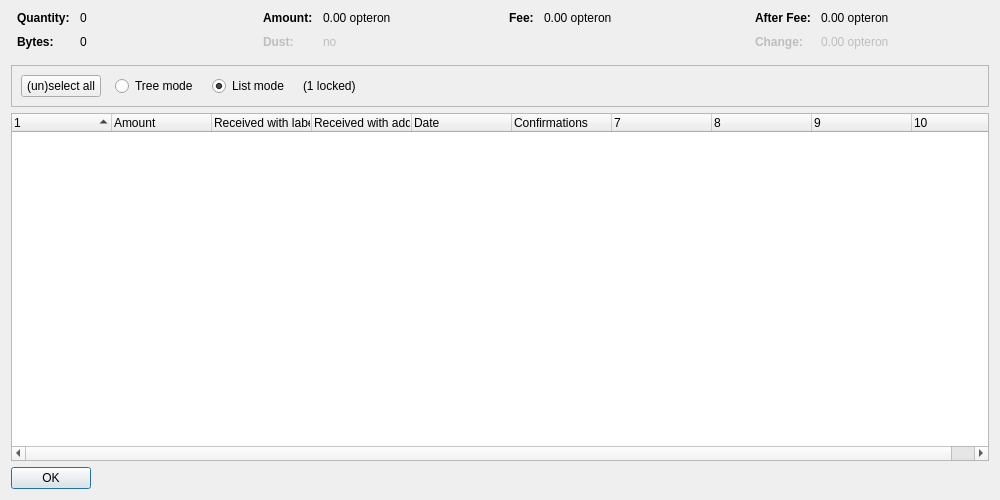
<?xml version="1.0" encoding="UTF-8"?>
<ui version="4.0">
 <class>CoinControlDialog</class>
 <widget class="QDialog" name="CoinControlDialog">
  <property name="geometry">
   <rect>
    <x>0</x>
    <y>0</y>
    <width>1000</width>
    <height>500</height>
   </rect>
  </property>
  <property name="windowTitle">
   <string>Coin Selection</string>
  </property>
  <layout class="QVBoxLayout" name="verticalLayout">
   <item>
    <layout class="QHBoxLayout" name="horizontalLayoutTop" stretch="0,0,0,0">
     <property name="topMargin">
      <number>0</number>
     </property>
     <property name="bottomMargin">
      <number>10</number>
     </property>
     <item>
      <layout class="QFormLayout" name="formLayoutCoinControl1">
       <property name="horizontalSpacing">
        <number>10</number>
       </property>
       <property name="verticalSpacing">
        <number>10</number>
       </property>
       <property name="leftMargin">
        <number>6</number>
       </property>
       <property name="rightMargin">
        <number>6</number>
       </property>
       <item row="0" column="0">
        <widget class="QLabel" name="labelCoinControlQuantityText">
         <property name="font">
          <font>
           <weight>75</weight>
           <bold>true</bold>
          </font>
         </property>
         <property name="text">
          <string>Quantity:</string>
         </property>
        </widget>
       </item>
       <item row="0" column="1">
        <widget class="QLabel" name="labelCoinControlQuantity">
         <property name="cursor">
          <cursorShape>IBeamCursor</cursorShape>
         </property>
         <property name="contextMenuPolicy">
          <enum>Qt::ActionsContextMenu</enum>
         </property>
         <property name="text">
          <string notr="true">0</string>
         </property>
         <property name="textInteractionFlags">
          <set>Qt::LinksAccessibleByMouse|Qt::TextSelectableByKeyboard|Qt::TextSelectableByMouse</set>
         </property>
        </widget>
       </item>
       <item row="1" column="0">
        <widget class="QLabel" name="labelCoinControlBytesText">
         <property name="font">
          <font>
           <weight>75</weight>
           <bold>true</bold>
          </font>
         </property>
         <property name="text">
          <string>Bytes:</string>
         </property>
        </widget>
       </item>
       <item row="1" column="1">
        <widget class="QLabel" name="labelCoinControlBytes">
         <property name="cursor">
          <cursorShape>IBeamCursor</cursorShape>
         </property>
         <property name="contextMenuPolicy">
          <enum>Qt::ActionsContextMenu</enum>
         </property>
         <property name="text">
          <string notr="true">0</string>
         </property>
         <property name="textInteractionFlags">
          <set>Qt::LinksAccessibleByMouse|Qt::TextSelectableByKeyboard|Qt::TextSelectableByMouse</set>
         </property>
        </widget>
       </item>
      </layout>
     </item>
     <item>
      <layout class="QFormLayout" name="formLayoutCoinControl2">
       <property name="horizontalSpacing">
        <number>10</number>
       </property>
       <property name="verticalSpacing">
        <number>10</number>
       </property>
       <property name="leftMargin">
        <number>6</number>
       </property>
       <property name="rightMargin">
        <number>6</number>
       </property>
       <item row="0" column="0">
        <widget class="QLabel" name="labelCoinControlAmountText">
         <property name="font">
          <font>
           <weight>75</weight>
           <bold>true</bold>
          </font>
         </property>
         <property name="text">
          <string>Amount:</string>
         </property>
        </widget>
       </item>
       <item row="0" column="1">
        <widget class="QLabel" name="labelCoinControlAmount">
         <property name="cursor">
          <cursorShape>IBeamCursor</cursorShape>
         </property>
         <property name="contextMenuPolicy">
          <enum>Qt::ActionsContextMenu</enum>
         </property>
         <property name="text">
          <string notr="true">0.00 opteron</string>
         </property>
         <property name="textInteractionFlags">
          <set>Qt::LinksAccessibleByMouse|Qt::TextSelectableByKeyboard|Qt::TextSelectableByMouse</set>
         </property>
        </widget>
       </item>
       <item row="1" column="0">
        <widget class="QLabel" name="labelCoinControlLowOutputText">
         <property name="enabled">
          <bool>false</bool>
         </property>
         <property name="font">
          <font>
           <weight>75</weight>
           <bold>true</bold>
          </font>
         </property>
         <property name="text">
          <string>Dust:</string>
         </property>
        </widget>
       </item>
       <item row="1" column="1">
        <widget class="QLabel" name="labelCoinControlLowOutput">
         <property name="enabled">
          <bool>false</bool>
         </property>
         <property name="cursor">
          <cursorShape>IBeamCursor</cursorShape>
         </property>
         <property name="contextMenuPolicy">
          <enum>Qt::ActionsContextMenu</enum>
         </property>
         <property name="text">
          <string notr="true">no</string>
         </property>
         <property name="textInteractionFlags">
          <set>Qt::LinksAccessibleByMouse|Qt::TextSelectableByKeyboard|Qt::TextSelectableByMouse</set>
         </property>
        </widget>
       </item>
      </layout>
     </item>
     <item>
      <layout class="QFormLayout" name="formLayoutCoinControl3">
       <property name="horizontalSpacing">
        <number>10</number>
       </property>
       <property name="verticalSpacing">
        <number>10</number>
       </property>
       <property name="leftMargin">
        <number>6</number>
       </property>
       <property name="rightMargin">
        <number>6</number>
       </property>
       <item row="0" column="0">
        <widget class="QLabel" name="labelCoinControlFeeText">
         <property name="font">
          <font>
           <weight>75</weight>
           <bold>true</bold>
          </font>
         </property>
         <property name="text">
          <string>Fee:</string>
         </property>
        </widget>
       </item>
       <item row="0" column="1">
        <widget class="QLabel" name="labelCoinControlFee">
         <property name="cursor">
          <cursorShape>IBeamCursor</cursorShape>
         </property>
         <property name="contextMenuPolicy">
          <enum>Qt::ActionsContextMenu</enum>
         </property>
         <property name="text">
          <string notr="true">0.00 opteron</string>
         </property>
         <property name="textInteractionFlags">
          <set>Qt::LinksAccessibleByMouse|Qt::TextSelectableByKeyboard|Qt::TextSelectableByMouse</set>
         </property>
        </widget>
       </item>
      </layout>
     </item>
     <item>
      <layout class="QFormLayout" name="formLayoutCoinControl4">
       <property name="horizontalSpacing">
        <number>10</number>
       </property>
       <property name="verticalSpacing">
        <number>10</number>
       </property>
       <property name="leftMargin">
        <number>6</number>
       </property>
       <property name="rightMargin">
        <number>6</number>
       </property>
       <item row="0" column="0">
        <widget class="QLabel" name="labelCoinControlAfterFeeText">
         <property name="font">
          <font>
           <weight>75</weight>
           <bold>true</bold>
          </font>
         </property>
         <property name="text">
          <string>After Fee:</string>
         </property>
        </widget>
       </item>
       <item row="0" column="1">
        <widget class="QLabel" name="labelCoinControlAfterFee">
         <property name="cursor">
          <cursorShape>IBeamCursor</cursorShape>
         </property>
         <property name="contextMenuPolicy">
          <enum>Qt::ActionsContextMenu</enum>
         </property>
         <property name="text">
          <string notr="true">0.00 opteron</string>
         </property>
         <property name="textInteractionFlags">
          <set>Qt::LinksAccessibleByMouse|Qt::TextSelectableByKeyboard|Qt::TextSelectableByMouse</set>
         </property>
        </widget>
       </item>
       <item row="1" column="0">
        <widget class="QLabel" name="labelCoinControlChangeText">
         <property name="enabled">
          <bool>false</bool>
         </property>
         <property name="font">
          <font>
           <weight>75</weight>
           <bold>true</bold>
          </font>
         </property>
         <property name="text">
          <string>Change:</string>
         </property>
        </widget>
       </item>
       <item row="1" column="1">
        <widget class="QLabel" name="labelCoinControlChange">
         <property name="enabled">
          <bool>false</bool>
         </property>
         <property name="cursor">
          <cursorShape>IBeamCursor</cursorShape>
         </property>
         <property name="contextMenuPolicy">
          <enum>Qt::ActionsContextMenu</enum>
         </property>
         <property name="text">
          <string notr="true">0.00 opteron</string>
         </property>
         <property name="textInteractionFlags">
          <set>Qt::LinksAccessibleByMouse|Qt::TextSelectableByKeyboard|Qt::TextSelectableByMouse</set>
         </property>
        </widget>
       </item>
      </layout>
     </item>
    </layout>
   </item>
   <item>
    <widget class="QFrame" name="frame">
     <property name="minimumSize">
      <size>
       <width>0</width>
       <height>40</height>
      </size>
     </property>
     <property name="frameShape">
      <enum>QFrame::StyledPanel</enum>
     </property>
     <property name="frameShadow">
      <enum>QFrame::Sunken</enum>
     </property>
     <layout class="QHBoxLayout" name="horizontalLayout">
      <item>
       <layout class="QHBoxLayout" name="horizontalLayoutPanel" stretch="0,0,0,0,0">
        <property name="spacing">
         <number>14</number>
        </property>
        <item>
         <widget class="QPushButton" name="pushButtonSelectAll">
          <property name="sizePolicy">
           <sizepolicy hsizetype="Maximum" vsizetype="Fixed">
            <horstretch>0</horstretch>
            <verstretch>0</verstretch>
           </sizepolicy>
          </property>
          <property name="text">
           <string>(un)select all</string>
          </property>
          <property name="autoDefault">
           <bool>false</bool>
          </property>
         </widget>
        </item>
        <item>
         <widget class="QRadioButton" name="radioTreeMode">
          <property name="sizePolicy">
           <sizepolicy hsizetype="Maximum" vsizetype="Fixed">
            <horstretch>0</horstretch>
            <verstretch>0</verstretch>
           </sizepolicy>
          </property>
          <property name="text">
           <string>Tree mode</string>
          </property>
         </widget>
        </item>
        <item>
         <widget class="QRadioButton" name="radioListMode">
          <property name="sizePolicy">
           <sizepolicy hsizetype="Maximum" vsizetype="Fixed">
            <horstretch>0</horstretch>
            <verstretch>0</verstretch>
           </sizepolicy>
          </property>
          <property name="text">
           <string>List mode</string>
          </property>
          <property name="checked">
           <bool>true</bool>
          </property>
         </widget>
        </item>
        <item>
         <widget class="QLabel" name="labelLocked">
          <property name="text">
           <string notr="true">(1 locked)</string>
          </property>
         </widget>
        </item>
        <item>
         <spacer name="horizontalSpacer">
          <property name="orientation">
           <enum>Qt::Horizontal</enum>
          </property>
          <property name="sizeHint" stdset="0">
           <size>
            <width>40</width>
            <height>20</height>
           </size>
          </property>
         </spacer>
        </item>
       </layout>
      </item>
     </layout>
    </widget>
   </item>
   <item>
    <widget class="CoinControlTreeWidget" name="treeWidget">
     <property name="contextMenuPolicy">
      <enum>Qt::CustomContextMenu</enum>
     </property>
     <property name="sortingEnabled">
      <bool>false</bool>
     </property>
     <property name="columnCount">
      <number>10</number>
     </property>
     <attribute name="headerShowSortIndicator" stdset="0">
      <bool>true</bool>
     </attribute>
     <attribute name="headerStretchLastSection">
      <bool>false</bool>
     </attribute>
     <column>
      <property name="text">
       <string/>
      </property>
     </column>
     <column>
      <property name="text">
       <string>Amount</string>
      </property>
     </column>
     <column>
      <property name="text">
       <string>Received with label</string>
      </property>
     </column>
     <column>
      <property name="text">
       <string>Received with address</string>
      </property>
     </column>
     <column>
      <property name="text">
       <string>Date</string>
      </property>
     </column>
     <column>
      <property name="text">
       <string>Confirmations</string>
      </property>
      <property name="toolTip">
       <string>Confirmed</string>
      </property>
     </column>
     <column>
      <property name="text">
       <string/>
      </property>
     </column>
     <column>
      <property name="text">
       <string/>
      </property>
     </column>
     <column>
      <property name="text">
       <string/>
      </property>
     </column>
     <column>
      <property name="text">
       <string/>
      </property>
     </column>
    </widget>
   </item>
   <item>
    <widget class="QDialogButtonBox" name="buttonBox">
     <property name="sizePolicy">
      <sizepolicy hsizetype="Maximum" vsizetype="Fixed">
       <horstretch>0</horstretch>
       <verstretch>0</verstretch>
      </sizepolicy>
     </property>
     <property name="orientation">
      <enum>Qt::Horizontal</enum>
     </property>
     <property name="standardButtons">
      <set>QDialogButtonBox::Ok</set>
     </property>
    </widget>
   </item>
  </layout>
 </widget>
 <customwidgets>
  <customwidget>
   <class>CoinControlTreeWidget</class>
   <extends>QTreeWidget</extends>
   <header>coincontroltreewidget.h</header>
  </customwidget>
 </customwidgets>
 <resources/>
 <connections/>
</ui>
